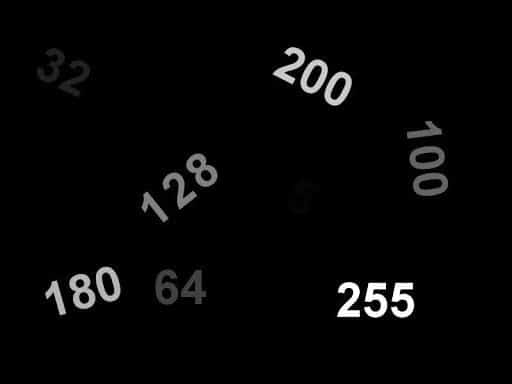
#> input picture thresholdingImage.jpeg, 512 x 384 px, found by its file name
$ python image_Thresholding.py
#> lines starting #> are read from the running program, lines starting #| are printed output that depends on the picture; after the words box and inside, x2 and y2 are one past the last pixel; in counts of white or black regions, pixels touching at a corner belong together
import cv2

#image tresholding - görüntü eşikleme
#(nesneleri izole etmek için)
#Giriş olarak verilen görüntü üzerinde uygulanan eşikleme tipine bağlı olarak, pikselleri verilen eşik değerine göre siyah ya da beyaz olarak günceller.

#Giriş olarak verilen görüntüyü ikili görüntüye çevirmek için kullanılan bir yöntemdir.
#İkili görüntü (binary), görüntünün siyah ve beyaz olarak tanımlanmasıdır.
#Morfolojik operatörler gibi görüntü üzerindeki gürültüleri azaltmak veya nesne belirlemek gibi farklı amaçlar için kullanılır. Giriş olarak verilen görüntü üzerinde uygulanan thresholding tipine bağlı olarak, pikselleri verilen eşik değerine göre siyah ya da beyaz olarak günceller.

#Küresel eşik algoritmaları, giriş olarak bir kaynak görüntü (src) ve bir eşik değeri (thresh) alır ve
#kaynak piksel konumundaki (x,y) piksel yoğunluğunu eşik ile karşılaştırarak bir çıktı görüntüsü (dst) üretir.
#Src(x,y) > thresh ise, dst(x,y)'ye bir değer atanır. Aksi takdirde dst(x,y)'ye başka bir değer atanır.

#Küresel(Global) eşiklemenin en basit biçimine İkili(Binary) Eşik Tutma denir.

#Kaynak görüntüye (src) ve eşik değerine (thresh ) ek olarak, maksimum değer (maxValue) adı verilen başka bir giriş parametresi alır.

#Her piksel konumunda (x,y), o konumdaki piksel yoğunluğu bir eşik değeri olan harmanla karşılaştırılır.

#src(x,y) harmandan büyükse, eşikleme işlemi hedef görüntü pikseli dst(x,y) değerini maxValue olarak ayarlar.


srcImage = cv2.imread("thresholdingImage.jpeg", cv2.IMREAD_GRAYSCALE)
#> srcImage is the input picture: shape (384, 512); min 0, max 255, mean 6.4

thresh = 0
maxValue = 255

th, dst = cv2.threshold(srcImage, thresh, maxValue, cv2.THRESH_BINARY)
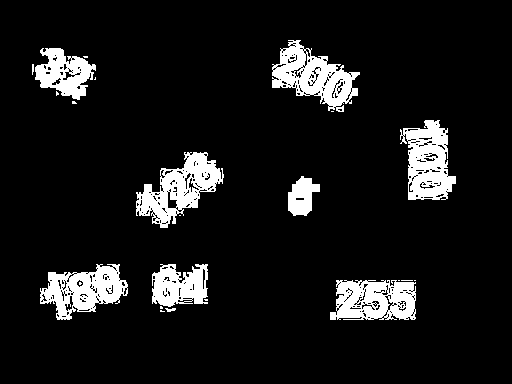
#> dst: shape (384, 512); 9.4% white; 23 white regions (14 under 20 px), largest, box (x1, y1, x2, y2) and area: (136, 152, 224, 228) 2974, (272, 40, 360, 112) 2926, (400, 120, 456, 200) 2750
#> th = 0

#Ters İkili Eşik, İkili Eşik Tutmanın tam tersidir.

#threshold(src,dst, thresh, maxValue, THRESH_BINARY_INV)
